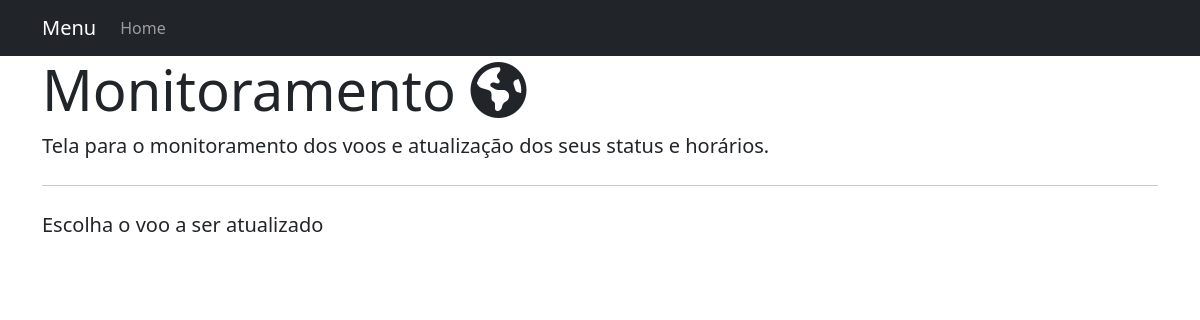
/monitoramento/, run on an earlier commit of the app's database.
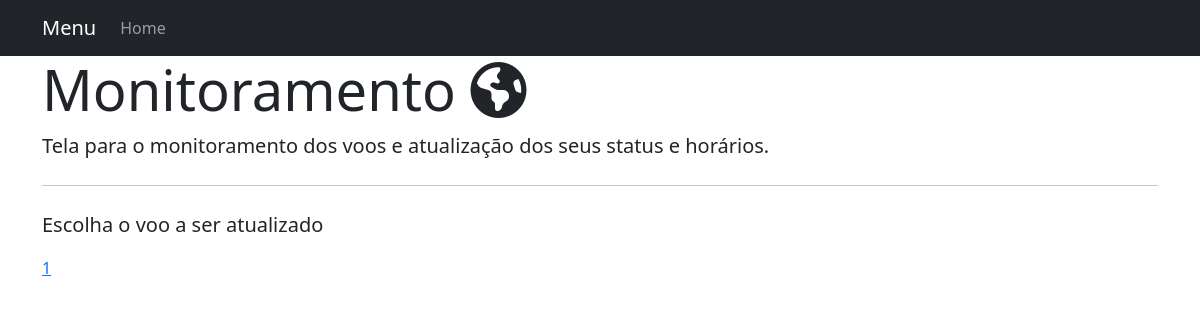
And on a later commit of the database.
### rota/models.py (models this page shows)
class Voo(models.Model):
    STATUS_POSSIVEIS = (
        ('em', 'embarcando'),
        ('ca', 'cancelado'),
        ('pr', 'programado'),
        ('ta', 'taxiando'),
        ('pt', 'pronto'),
        ('ao', 'autorizado'),
        ('vo', 'em_voo'),
        ('at', 'aterrisao')
    )
    rota = models.ForeignKey(Rota, on_delete=models.CASCADE, null=True)
    id = models.IntegerField(primary_key=True)
    status = models.CharField(max_length=2, null=False, choices=STATUS_POSSIVEIS)
    piloto = models.CharField(max_length=20, null=False)
    hora_partida = models.TimeField(auto_now=False, null=True)
    hora_chegada = models.TimeField(auto_now=False, null=True)
    data = models.DateTimeField(null=True)
    class Meta:
        db_table = 'voos'

### rota/views.py (the view)
# urls.py: path('monitoramento/', views.monitoramento, name='monitoramento'),
def monitoramento(request):
    voos = Voo.objects.all()
    context = {
        'voos': voos,
    }
    return render(request,"monitoramento.html", context)

### templates/monitoramento.html (shortened to what this page needs)
{% load static %}
<!DOCTYPE html>
<html lang="en">
<head>
    <link rel="stylesheet" href="{% static 'css/bootstrap.min.css' %}">
    <link rel="stylesheet" href="{% static 'fa/css/all.min.css' %}">
</head>
<body>
    <nav class="navbar navbar-expand-lg navbar-dark bg-dark">
        <div class="container">
            <a class="navbar-brand" href="#">Menu</a>
            <div class="collapse navbar-collapse" id="navbarSupportedContent">
                <ul class="navbar-nav mr-auto">
                    <li class="nav-item active">
                        <a class="nav-link" href={% url 'home'%}>Home</a>
                    </li>
                </ul>
            </div>
        </div>
    </nav>
    <div class="container">
        <div class="jumbotron">
            <h1 class="display-4">Monitoramento <i class="fas fa-globe-americas"></i></h1>
            <p class="lead">Tela para o monitoramento dos voos e atualização dos
                seus status e horários.
            </p>
            <hr class="my-4">
            <p class="lead">Escolha o voo a ser atualizado</p>
            {% for voo in voos %}
                <a href="{% url 'status-manager' voo.id %}">{{ voo.id }}</a>
                <br/>
            {% endfor %}
        </div>
    </div>
</body>
</html>

What changed in the data, as far as the page shows it:
added Voo: id "1"
